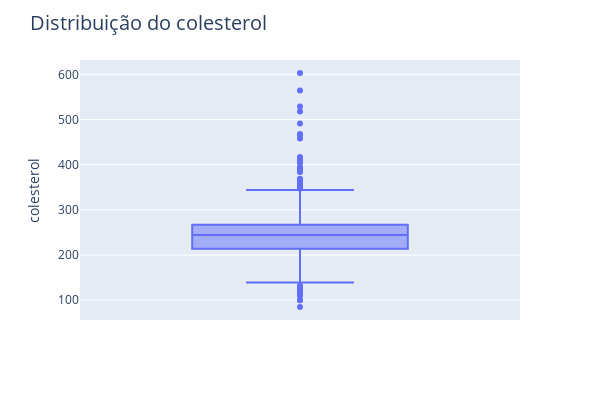

Notebook source saved alongside this figure:
### Markdown cell above
**Colesterol**

### Code cell
boxplot = px.box(df2, y='Cholesterol')

boxplot.update_layout(
    title='Distribuição do colesterol',
    width=700,
    height=500,
    title_font_size=20,
    font=dict(size=12),
    xaxis_title=None,
    yaxis_title='colesterol',
)
boxplot.show()

### Figure 1 — Plotly figure (JSON) as saved in the notebook; plotly's stock layout.template omitted (floating-point values rounded to 4 significant figures; data arrays with more than 128 entries replaced by an {"elided": "..."} marker saying what was removed)
{"data": [{"alignmentgroup": "True", "hovertemplate": "Cholesterol=%{y}<extra></extra>", "legendgroup": "", "marker": {"color": "#636efa"}, "name": "", "notched": false, "offsetgroup": "", "orientation": "v", "showlegend": false, "type": "box", "x0": " ", "xaxis": "x", "y": {"elided": "917 float values"}, "y0": " ", "yaxis": "y"}], "layout": {"boxmode": "group", "font": {"size": 12}, "height": 400, "legend": {"tracegroupgap": 0}, "margin": {"t": 60}, "title": {"font": {"size": 20}, "text": "Distribuição do colesterol"}, "width": 600, "xaxis": {"anchor": "y", "domain": [0, 1], "title": {}}, "yaxis": {"anchor": "x", "domain": [0, 1], "title": {"text": "colesterol"}}}}
